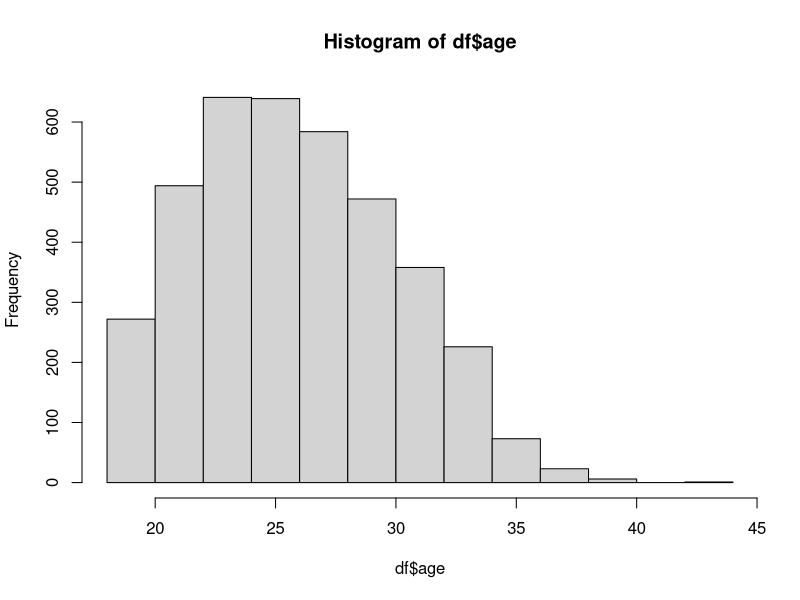
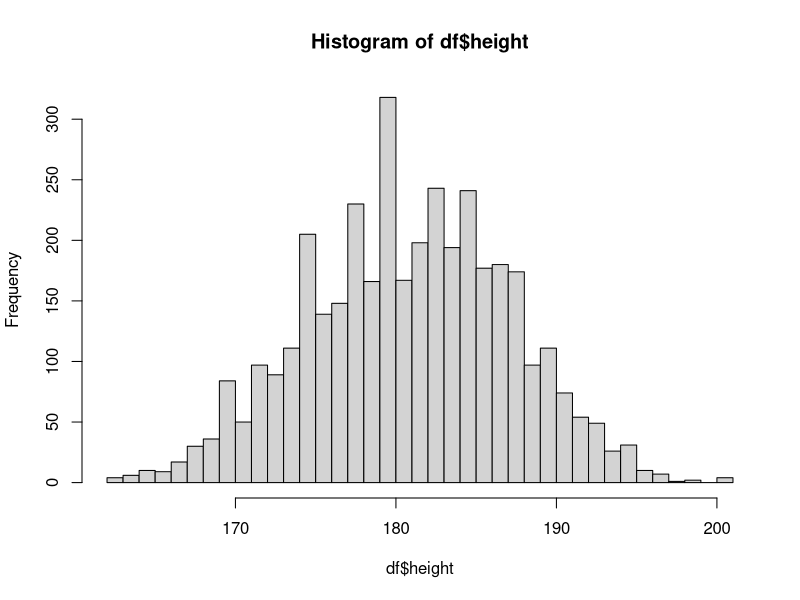
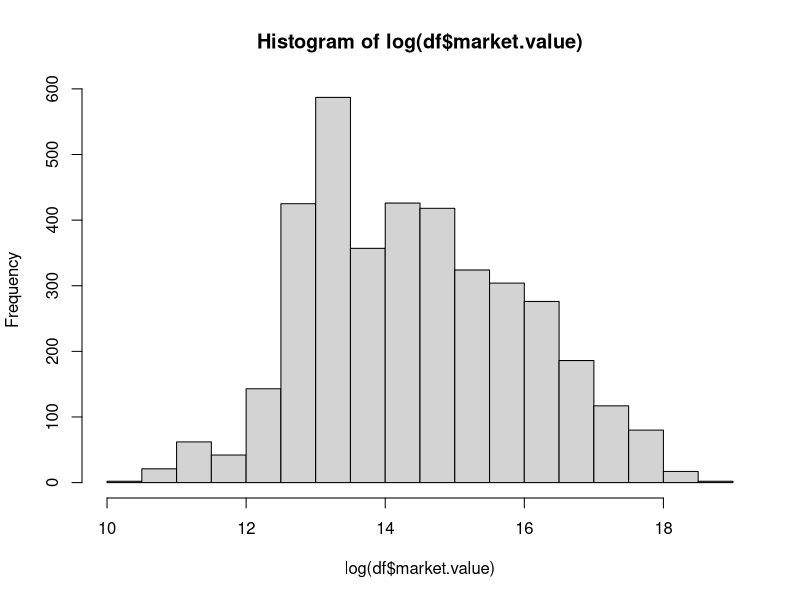
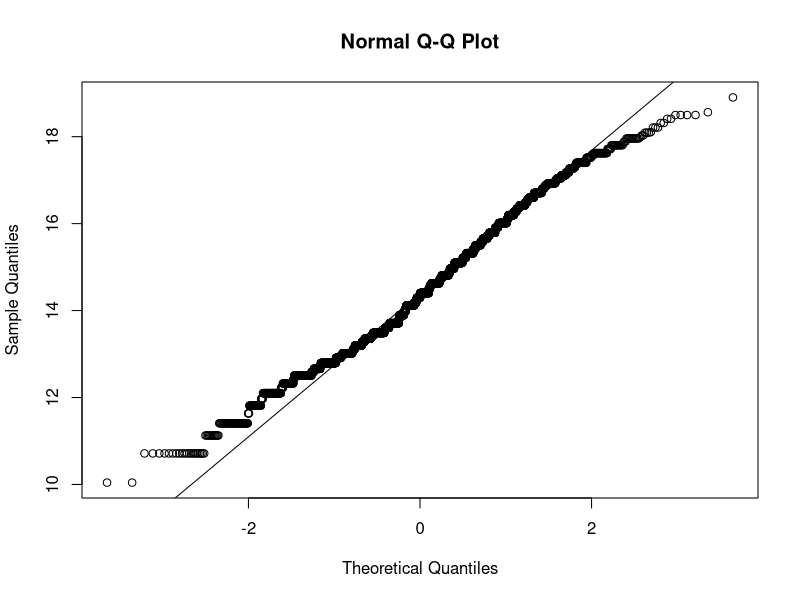
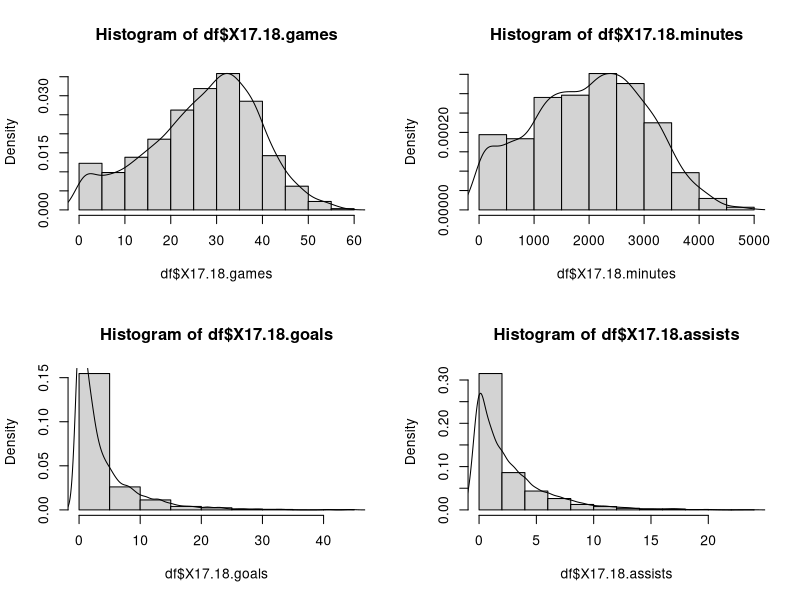
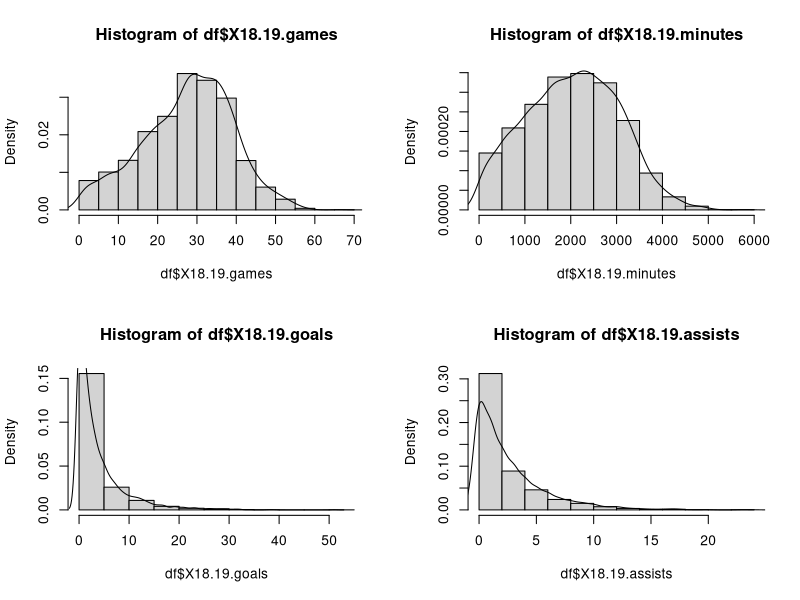
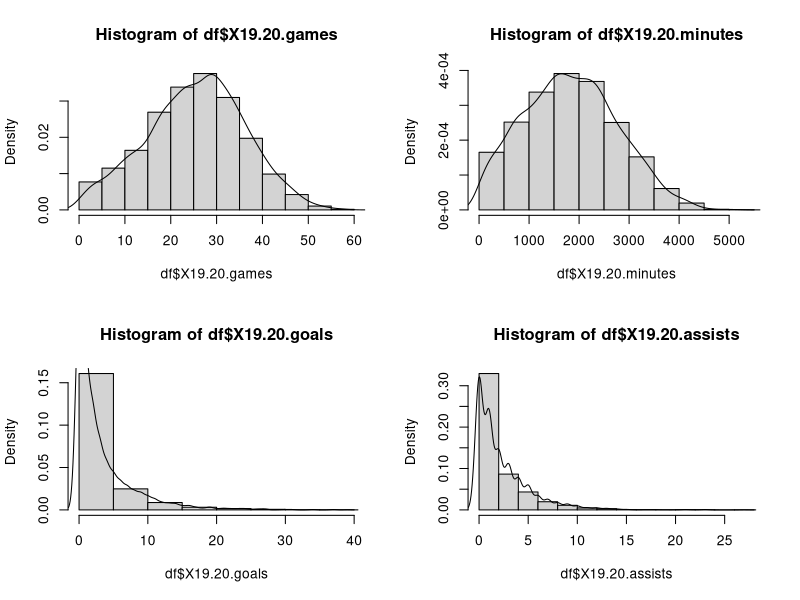
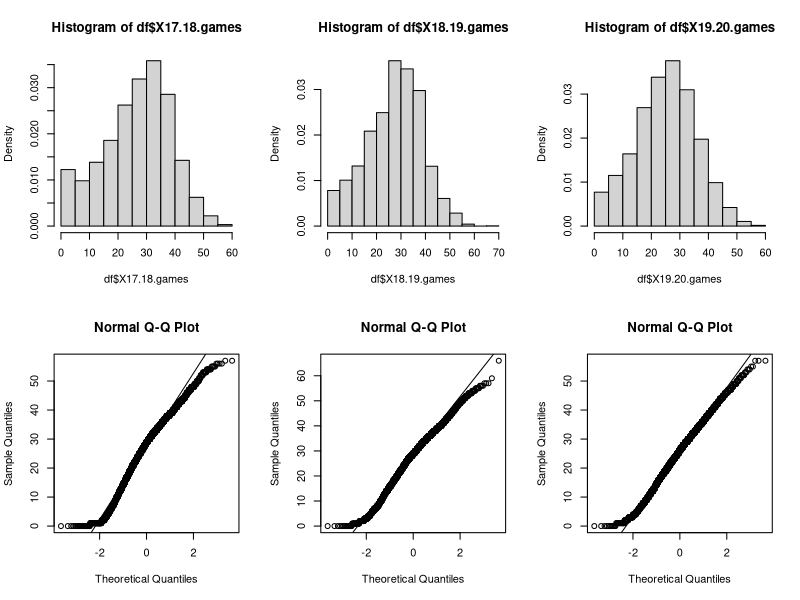

R code for these plots, in order: (Note: this script raises an error after producing the figures.)
##### 2. CLEAN & FILTER DATA ######
df <- read.csv("./data/performance.csv",encoding = "UTF-8")
print(head(df))
attach(df)
# df['contract.expires.numeric'] = as.numeric(df[['contract.expires']])
df$market.value = as.numeric(as.character(df$market.value))

# filtering NA
for(col in colnames(df)){
  df <- df[!is.na(df[col]), ]
}
df <- df[df$foot!='',]

# some distributions

### numeric
# static attributes
hist(df$age)
hist(df$height, breaks = 50)
# typeof(df$height)
df$market.value[1]
hist(log(df$market.value))
qqnorm(log(df$market.value))
qqline(log(df$market.value))
# hist(df$contract.expires) # need to convert to numeric

# season-related attributes 17/18
par(mfrow=c(2,2))
hist(df$X17.18.games, freq = FALSE)
lines(density(df$X17.18.games))
hist(df$X17.18.minutes, freq = FALSE)
lines(density(df$X17.18.minutes))
hist(df$X17.18.goals, freq = FALSE)
lines(density(df$X17.18.goals))
hist(df$X17.18.assists, freq = FALSE)
lines(density(df$X17.18.assists))
par(mfrow=c(1,1))

# season-related attributes 18/19
par(mfrow=c(2,2))
hist(df$X18.19.games, freq = FALSE)
lines(density(df$X18.19.games))
hist(df$X18.19.minutes, freq = FALSE)
lines(density(df$X18.19.minutes))
hist(df$X18.19.goals, freq = FALSE)
lines(density(df$X18.19.goals))
hist(df$X18.19.assists, freq = FALSE)
lines(density(df$X18.19.assists))
par(mfrow=c(1,1))


# season-related attributes 19/20
par(mfrow=c(2,2))
hist(df$X19.20.games, freq = FALSE)
lines(density(df$X19.20.games))
hist(df$X19.20.minutes, freq = FALSE)
lines(density(df$X19.20.minutes))
hist(df$X19.20.goals, freq = FALSE)
lines(density(df$X19.20.goals))
hist(df$X19.20.assists, freq = FALSE)
lines(density(df$X19.20.assists))
par(mfrow=c(1,1))


# season-related attributes 20/21
#par(mfrow=c(2,2))
#hist(df$X20.21.games, freq = FALSE)
#lines(density(df$X20.21.games))
#hist(df$X20.21.minutes, freq = FALSE)
#lines(density(df$X20.21.minutes))
#hist(df$X20.21.goals, freq = FALSE)
#lines(density(df$X20.21.goals))
#hist(df$X20.21.assists, freq = FALSE)
#lines(density(df$X20.21.assists))
#par(mfrow=c(1,1))

# comparing games between seasons
par(mfrow=c(2,3))
hist(df$X17.18.games, freq = FALSE)
hist(df$X18.19.games, freq = FALSE)
hist(df$X19.20.games, freq = FALSE)
qqnorm(df$X17.18.games)
qqline(df$X17.18.games)
qqnorm(df$X18.19.games)
qqline(df$X18.19.games)
qqnorm(df$X19.20.games)
qqline(df$X19.20.games)
par(mfrow=c(1,1))
# NORMAL


# comparing goals between seasons
par(mfrow=c(3,3))
hist(df$X17.18.goals, freq = FALSE)
hist(df$X18.19.goals, freq = FALSE)
hist(df$X19.20.goals, freq = FALSE)
# log transformation
df <-  df[df$X17.18.goals!=0,]
df <-  df[df$X18.19.goals!=0,]
df <-  df[df$X19.20.goals!=0,]
hist(log(df$X17.18.goals), freq = FALSE)
hist(log(df$X18.19.goals), freq = FALSE)
hist(log(df$X19.20.goals), freq = FALSE)
# normality check
qqnorm(log(df$X17.18.goals))
qqline(log(df$X17.18.goals))
qqnorm(log(df$X18.19.goals))
qqline(log(df$X18.19.goals))
qqnorm(log(df$X19.20.goals))
qqline(log(df$X19.20.goals))
par(mfrow=c(1,1))
# NOT SO NORMAL!

# comparing assists between seasons
par(mfrow=c(3,3))
hist(df$X17.18.assists, freq = FALSE)
hist(df$X18.19.assists, freq = FALSE)
hist(df$X19.20.assists, freq = FALSE)
# log transformation
df <-  df[df$X17.18.assists!=0,]
df <-  df[df$X18.19.assists!=0,]
df <-  df[df$X19.20.assists!=0,]
hist(log(df$X17.18.assists), freq = FALSE)
hist(log(df$X18.19.assists), freq = FALSE)
hist(log(df$X19.20.assists), freq = FALSE)
# normality check
qqnorm(log(df$X17.18.assists))
qqline(log(df$X17.18.assists))
qqnorm(log(df$X18.19.assists))
qqline(log(df$X18.19.assists))
qqnorm(log(df$X19.20.assists))
qqline(log(df$X19.20.assists))
par(mfrow=c(1,1))
# NOT SO NORMAL!

# comparing minutes between seasons
par(mfrow=c(2,3))
hist(df$X17.18.minutes, freq = FALSE)
hist(df$X18.19.minutes, freq = FALSE)
hist(df$X19.20.minutes, freq = FALSE)
# normality check
qqnorm(df$X17.18.minutes)
qqline(df$X17.18.minutes)
qqnorm(df$X18.19.minutes)
qqline(df$X18.19.minutes)
qqnorm(df$X19.20.minutes)
qqline(df$X19.20.minutes)
par(mfrow=c(1,1))
# NORMAL!

# yellows
par(mfrow=c(2,3))
df <- df[df$X17.18.yellows!=0,]
df <- df[df$X18.19.yellows!=0,]
df <- df[df$X19.20.yellows!=0,]
hist(log(df$X17.18.yellows), freq=FALSE)
hist(log(df$X18.19.yellows), freq=FALSE)
hist(log(df$X19.20.yellows), freq=FALSE)
qqnorm(log(df$X17.18.yellows))
qqline(log(df$X17.18.yellows))
qqnorm(log(df$X18.19.yellows))
qqline(log(df$X18.19.yellows))
qqnorm(log(df$X19.20.yellows))
qqline(log(df$X19.20.yellows))
par(mfrow=c(1,1))

#  compare left/right foot
right.foot <- df[df$foot=="right" ,]
left.foot <- df[df$foot=="left",]
both.foot <- df[df$foot=="both",]

hist(log(df$market.value), freq = FALSE)
lines(density(log(df$market.value)))

par(mfrow=c(2,3))
hist(log(right.foot$market.value), freq = FALSE)
lines(density(log(right.foot$market.value)))
hist(log(left.foot$market.value), freq = FALSE)
lines(density(log(left.foot$market.value)))
hist(log(both.foot$market.value), freq = FALSE)
lines(density(log(both.foot$market.value)))
qqnorm(log(right.foot$market.value))
qqline(log(right.foot$market.value))
qqnorm(log(left.foot$market.value))
qqline(log(left.foot$market.value))
qqnorm(log(both.foot$market.value))
qqline(log(both.foot$market.value))
par(mfrow=c(1,1))

# overlap left/right foot market value distributions
hist(log(right.foot$market.value), col=rgb(0,0,1,1/4), freq = FALSE)  # first histogram
hist(log(left.foot$market.value), col=rgb(1,0,0,1/4), add=T, freq = FALSE)  # second
hist(log(both.foot$market.value), col=rgb(1,0,0,2/4), add=T, freq = FALSE)  # second
plot(density(log(right.foot$market.value)), col=rgb(0,0,1,1/4))  # first histogram
lines(density(log(left.foot$market.value)), col=rgb(1,0,0,1/4))  # second
lines(density(log(both.foot$market.value)), col=rgb(1,0,0,2/4))  # third
# some summaries
summary(right.foot$market.value)
summary(left.foot$market.value)
# hypothesis testing
t.test(right.foot$market.value,left.foot$market.value)
t.test(right.foot$market.value,both.foot$market.value)
t.test(left.foot$market.value,both.foot$market.value)
# p-value = 0.3708 > 0.05 ==> we cannot reject the null hypothesis : the two samples are drawn from the same distribution

### categorical
plot(df$position)
plot(df$foot)

# why only best 5 leagues
plot(aggregate(df$market.value, by=list(Category=df$current.league), FUN=sum))

plot(df$X19.20.games,df$X19.20.minutes)
cor.test(df$X19.20.games,df$X19.20.minutes)
summary(df$X19.20.games)
summary(df$X19.20.minutes)

ratio <- df$X19.20.minutes/df$X19.20.games
summary(df$X19.20.minutes/summary(ratio)[3])
t.test(df$X19.20.games,df$X19.20.minutes/summary(ratio)[3])

ratio <- df$X18.19.minutes/df$X18.19.games
summary(df$X18.19.minutes/summary(ratio)[3])
t.test(df$X18.19.games,df$X18.19.minutes/summary(ratio)[3])
